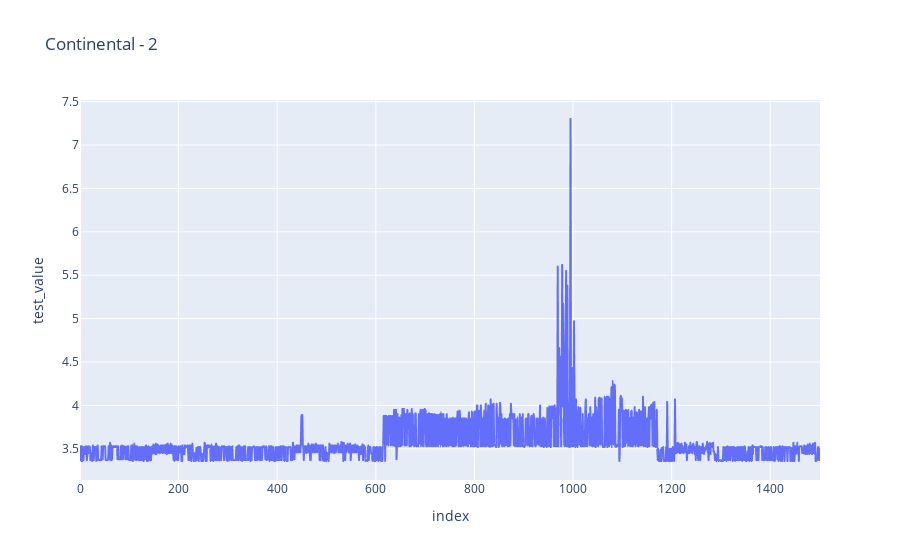

Notebook code cell kept with this figure:
### Code cell
fig = px.line(df, y = 'test_value', title='Continental - ' + str(file_num))
fig.show()

### Figure 1 — Plotly figure (JSON) as saved in the notebook; plotly's stock layout.template omitted (floating-point values rounded to 4 significant figures; data arrays with more than 128 entries replaced by an {"elided": "..."} marker saying what was removed)
{"data": [{"hovertemplate": "index=%{x}<br>test_value=%{y}<extra></extra>", "legendgroup": "", "line": {"color": "#636efa", "dash": "solid"}, "mode": "lines", "name": "", "showlegend": false, "type": "scattergl", "x": {"elided": "1502 int values"}, "xaxis": "x", "y": {"elided": "1502 float values"}, "yaxis": "y"}], "layout": {"legend": {"tracegroupgap": 0}, "title": {"text": "Continental - 2"}, "xaxis": {"anchor": "y", "domain": [0, 1], "title": {"text": "index"}}, "yaxis": {"anchor": "x", "domain": [0, 1], "title": {"text": "test_value"}}}}
